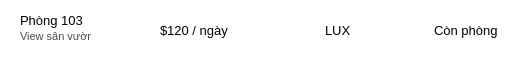
        <widget class="QFrame" name="frame_4">
         <property name="minimumSize">
          <size>
           <width>0</width>
           <height>50</height>
          </size>
         </property>
         <property name="styleSheet">
          <string notr="true">QFrame {
	background-color:white;
	border:transparent;
}</string>
         </property>
         <property name="frameShape">
          <enum>QFrame::StyledPanel</enum>
         </property>
         <property name="frameShadow">
          <enum>QFrame::Raised</enum>
         </property>
         <widget class="QLabel" name="label_18">
          <property name="geometry">
           <rect>
            <x>20</x>
            <y>0</y>
            <width>71</width>
            <height>41</height>
           </rect>
          </property>
          <property name="styleSheet">
           <string notr="true">QLabel {
	font-family: &quot;Montserrat&quot;;
	font-size:10pt;
	background-color:transparent
}</string>
          </property>
          <property name="text">
           <string>Phòng 103</string>
          </property>
         </widget>
         <widget class="QLabel" name="label_19">
          <property name="geometry">
           <rect>
            <x>20</x>
            <y>21</y>
            <width>71</width>
            <height>31</height>
           </rect>
          </property>
          <property name="styleSheet">
           <string notr="true">QLabel {
	font-family: &quot;Montserrat&quot;;
	font-size:8pt;
	background-color:transparent;
	color:#4B4B54;
}</string>
          </property>
          <property name="text">
           <string>View sân vườn</string>
          </property>
         </widget>
         <widget class="QLabel" name="label_20">
          <property name="geometry">
           <rect>
            <x>160</x>
            <y>10</y>
            <width>71</width>
            <height>41</height>
           </rect>
          </property>
          <property name="styleSheet">
           <string notr="true">QLabel {
	font-family: &quot;Montserrat&quot;;
	font-size:10pt;
	background-color:transparent
}</string>
          </property>
          <property name="text">
           <string>$120 / ngày</string>
          </property>
         </widget>
         <widget class="QLabel" name="label_21">
          <property name="geometry">
           <rect>
            <x>320</x>
            <y>10</y>
            <width>31</width>
            <height>41</height>
           </rect>
          </property>
          <property name="styleSheet">
           <string notr="true">QLabel {
	font-family: &quot;Montserrat&quot;;
	font-size:10pt;
	background-color:transparent;
	padding-left:2px
}</string>
          </property>
          <property name="text">
           <string>LUX</string>
          </property>
         </widget>
         <widget class="QLineEdit" name="lineEdit_4">
          <property name="geometry">
           <rect>
            <x>430</x>
            <y>20</y>
            <width>71</width>
            <height>20</height>
           </rect>
          </property>
          <property name="styleSheet">
           <string notr="true">QLineEdit {
	font-family: &quot;Montserrat&quot;;
	font-size:10pt;
	background-color:transparent;
	border:1px;
	padding-left:3px;
}</string>
          </property>
          <property name="text">
           <string>Còn phòng</string>
          </property>
          <property name="readOnly">
           <bool>true</bool>
          </property>
         </widget>
        </widget>
